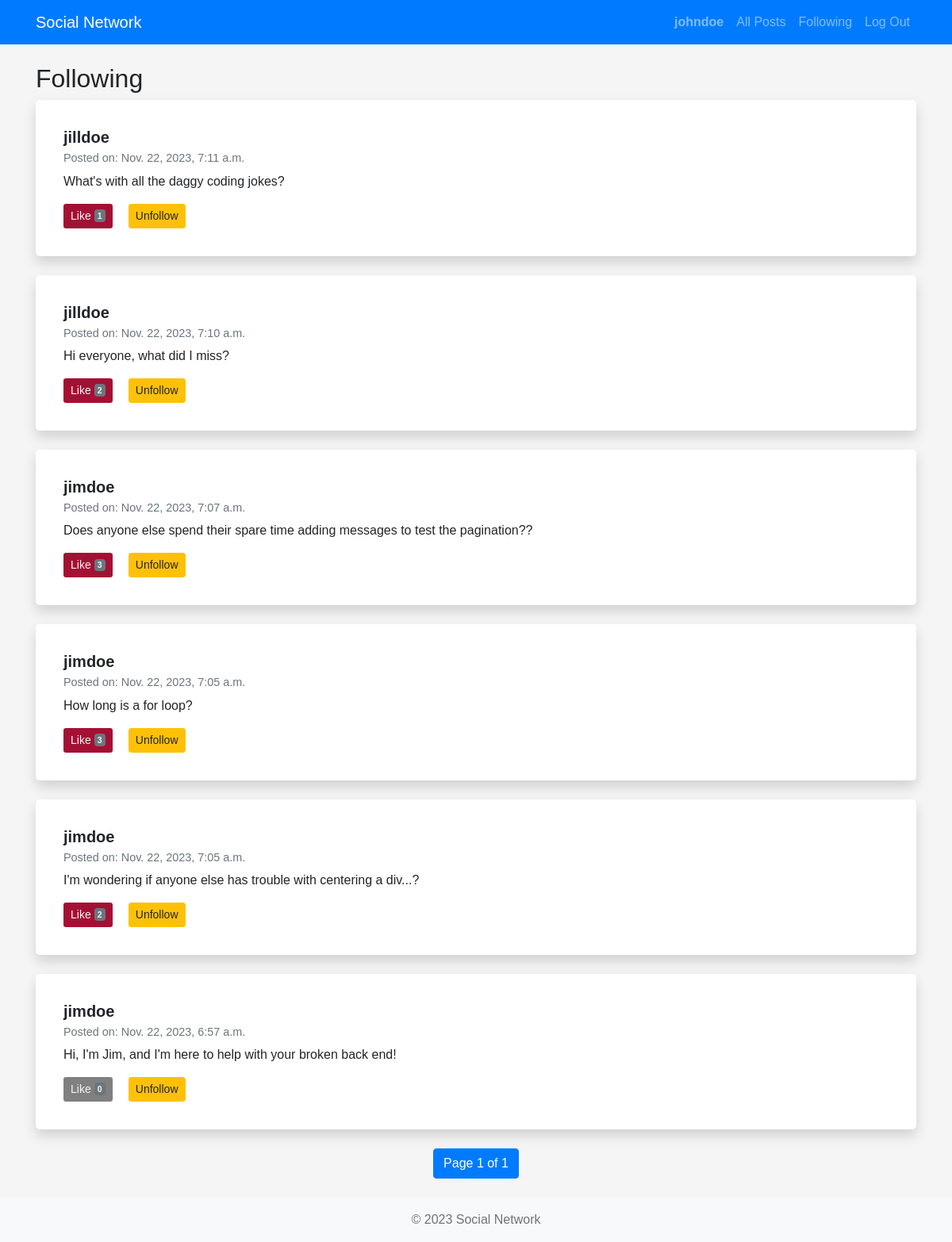
Page /following (signed in) on the committed database.
### network/models.py (models this page shows, shortened)
class User(AbstractUser):
    pass

class Post (models.Model):
    post = models.CharField(max_length=500)
    user = models.ForeignKey(User, on_delete=models.CASCADE, related_name="posts")
    timestamp = models.DateTimeField(auto_now_add=True)
    likes = models.ManyToManyField(User, blank=True, related_name="liked_posts")

### network/views.py (the view)
# urls.py: path("following", views.following, name="following"),
def following(request):
    if not request.user.is_authenticated:
        return HttpResponseRedirect(reverse("login"))
    user_extended, created = UserExtended.objects.get_or_create(user=request.user)
    following_users = user_extended.following.all()
    print("Following Users:", [user.username for user in following_users])
    posts_list = Post.objects.filter(user__in=following_users).order_by('-timestamp')
    print("Number of Posts:", posts_list.count())
    paginator = Paginator(posts_list, 10)
    page_number = request.GET.get('page')
    posts = paginator.get_page(page_number)
    return render(request, "network/following.html", {"posts": posts})

### network/templates/network/following.html (shortened to what this page needs)
{% extends "network/layout.html" %}
{% block body %}
<h2>Following</h2>
<div class="posts">
    {% for post in posts %}
        <div class="post card shadow mb-4">
            <div class="card-body">
                <h5 class="card-title">{{ post.user.username }}</h5>
                <h6 class="card-subtitle mb-2 text-muted">Posted on: {{ post.timestamp }}</h6>
                <p class="card-text">{{ post.post }}</p>
                <div class="button-group" style="display: flex;">
                    <button id="like-btn-{{ post.id }}" type="button" class="btn btn-sm {% if request.user in post.likes.all %}liked{% else %}unliked{% endif %}" onclick="toggleLike('{{ post.id }}')" data-liked="{% if request.user in post.likes.all %}true{% else %}false{% endif %}">
                        Like <span class="badge bg-secondary">{{ post.likes.count }}</span>
                    </button>
                    <form action="{% url 'toggle_follow' post.user.username %}" method="post" style="margin-left: 10px;">
                        <button type="submit" class="btn btn-sm {% if post.user in request.user.userextended.following.all %}btn-warning{% else %}btn-success{% endif %}">
                            {% if post.user in request.user.userextended.following.all %}Unfollow{% else %}Follow{% endif %}
                        </button>
                    </form>
                </div>
            </div>
        </div>
    {% empty %}
        <p>No posts to display.</p>
    {% endfor %}
</div>
<nav aria-label="Page navigation">
    <ul class="pagination justify-content-center">
        <li class="page-item active">
            <span class="page-link">
                Page {{ posts.number }} of {{ posts.paginator.num_pages }}
            </span>
        </li>
    </ul>
</nav>
{% endblock %}

### network/templates/network/layout.html (shortened to what this page needs)
{% load static %}
<!DOCTYPE html>
<html lang="en">
<head>
    <link rel="stylesheet" href="https://stackpath.bootstrapcdn.com/bootstrap/4.4.1/css/bootstrap.min.css" />
    <link href="{% static 'network/styles.css' %}" rel="stylesheet" />
</head>
<body>
    <nav class="navbar navbar-expand-lg navbar-dark bg-primary">
        <div class="container">
            <a class="navbar-brand" href="{% url 'index' %}">Social Network</a>
            <div class="collapse navbar-collapse" id="navbarNav">
                <ul class="navbar-nav ml-auto">
                    {% if user.is_authenticated %}
                    <li class="nav-item">
                        <a class="nav-link" href="{% url 'profile' username=user.username %}"><strong>{{ user.username }}</strong></a>
                    </li>
                    {% endif %}
                    <li class="nav-item">
                        <a class="nav-link" href="{% url 'all_posts' %}">All Posts</a>
                    </li>
                    {% if user.is_authenticated %}
                    <li class="nav-item">
                        <a class="nav-link" href="{% url 'following' %}">Following</a>
                    </li>
                    <li class="nav-item">
                        <a class="nav-link" href="{% url 'logout' %}">Log Out</a>
                    </li>
                    {% endif %}
                </ul>
            </div>
        </div>
    </nav>
    <div class="container mt-4">
        {% block body %} {% endblock %}
    </div>
    <footer class="footer bg-light mt-4 py-3">
        <div class="container text-center">
            <span class="text-muted">© 2023 Social Network</span>
        </div>
    </footer>
</body>
</html>

### network/static/network/styles.css (style rules this page uses)
* { margin: 0; padding: 0; box-sizing: border-box; }
html { overflow-x: hidden; }
body { font-family: Arial, sans-serif; font-weight: 400; overflow-x: hidden; background-color: #f5f5f5; }
.post { background-color: #fff; border-radius: 5px; padding: 15px; }
.card { border: none; }
.card-body { padding: 20px; }
.card-title { font-size: 1.25rem; font-weight: bold; }
.card-subtitle { font-size: 0.9rem; }
.card-text { font-size: 1rem; }
.unliked { background-color: grey; color: whitesmoke; }
.liked { background-color: #a41034; color: whitesmoke; }
.button-group { display: flex; align-items: center; gap: 10px; }

### rows in the picture
User: username "johndoe"
Post: user.username "jilldoe", timestamp "Nov. 22, 2023, 7:11 a.m.", post "What's with all the daggy coding jokes?", likes.count "1", shows "Unfollow"
Post: user.username "jilldoe", timestamp "Nov. 22, 2023, 7:10 a.m.", post "Hi everyone, what did I miss?", likes.count "2", shows "Unfollow"
Post: user.username "jimdoe", timestamp "Nov. 22, 2023, 7:07 a.m.", post "Does anyone else spend their spare time adding messages to test the pagination??", likes.count "3", shows "Unfollow"
Post: user.username "jimdoe", timestamp "Nov. 22, 2023, 7:05 a.m.", post "How long is a for loop?", likes.count "3", shows "Unfollow"
Post: user.username "jimdoe", timestamp "Nov. 22, 2023, 7:05 a.m.", post "I'm wondering if anyone else has trouble with centering a div...?", likes.count "2", shows "Unfollow"
Post: user.username "jimdoe", timestamp "Nov. 22, 2023, 6:57 a.m.", post "Hi, I'm Jim, and I'm here to help with your broken back end!", likes.count "0", shows "Unfollow"

### other values in the picture
{{ posts.number }} "1"
{{ posts.paginator.num_pages }} "1"
